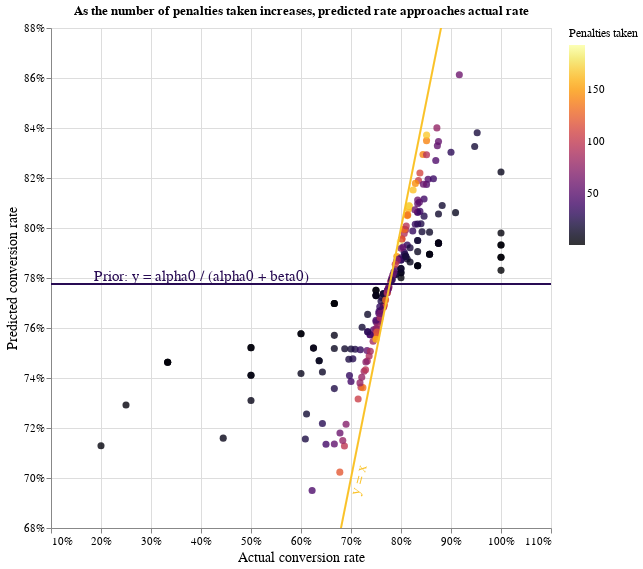

The cell this chart's notebook holds for it:
### Markdown cell above
The process of pulling estimates back towards the average is sometimes referred to as *'shrinkage'*, which is illustrated more clearly in the interactive chart below. Teams with a small number of attempts are pulled back towards the prior estimate (the horizontal line) significantly, whereas teams with > 150 attempts have a predicted conversion rate close to their actual conversion rate (i.e. close to the diagonal line). In other words, more evidence = less shrinkage, and vice versa.

### Code cell
#collapse-hide
teams = teams.assign(predicted_conversion=predicted_conversion(teams['penalties_scored'], teams['penalties_taken']))

# Set colour scheme to update automatically for each chart
scheme = 'inferno'
col1 = matplotlib.colors.to_hex(sns.color_palette(scheme)[0])
col2 = matplotlib.colors.to_hex(sns.color_palette(scheme)[-1])

# Create an interactive scatter plot from teams showing predicted and actual conversion rate
selection = alt.selection_single(on='mouseover');
points = alt.Chart(teams).mark_circle(size=50).add_selection(
    selection
    ).encode(
    x=alt.X('conversion_rate', scale=alt.Scale(domain=(0.1, 1.1)), axis=alt.Axis(format='%', title='Actual conversion rate')),
    y=alt.X('predicted_conversion', scale=alt.Scale(domain=(0.685, 0.875)), axis=alt.Axis(format='%', title='Predicted conversion rate')),
    color=alt.condition(selection, 'penalties_taken:Q', alt.value('grey'),
                        legend=alt.Legend(title='Penalties taken'),
                        scale=alt.Scale(scheme=scheme)),
    opacity=alt.condition(selection, alt.value(0.8), alt.value(0.1)),
    tooltip=['team', 'penalties_scored', 'penalties_taken', 
             alt.Tooltip('conversion_rate', format='.2%'),
             alt.Tooltip('predicted_conversion', format='.2%')]
).interactive().properties(
    width=500,
    height=500,
    title='As the number of penalties taken increases, predicted rate approaches actual rate'
)

# Add horizontal line at y = alpha0 / (alpha0 + beta0)
overlayh = pd.DataFrame({'y': [prior]})
hline = alt.Chart(overlayh).mark_rule(color=col1, strokeWidth=2).encode(y='y:Q')
overlayhtext = pd.DataFrame({'x': [0.4], 'y': [prior], 'text': ['Prior: y = alpha0 / (alpha0 + beta0)']})
htext = alt.Chart(overlayhtext).mark_text(color=col1, fontSize=15, baseline='bottom').encode(alt.X('x:Q'), alt.Y('y:Q'), alt.Text('text'))

# Add diagonal line at y = x
overlayd = pd.DataFrame({'x': [-5, 0.7, 5], 'y': [-5, 0.7, 5], 'text': ['', 'y = x', '']})
dline = alt.Chart(overlayd).mark_line(color=col2, strokeWidth=2).encode(x='x:Q', y='y:Q')
dtext = alt.Chart(overlayd).mark_text(color=col2, fontSize=15, angle=285, baseline='top').encode(alt.X('x:Q'), alt.Y('y:Q'), alt.Text('text'))
alt.layer(points, hline, htext, dline, dtext
).configure_header(
    titleFontSize=20,
    titleFontWeight='normal'
).configure_axis(
    labelFontSize=11,
    titleFontSize=14,
    titleFontWeight='normal'
).configure_legend(
    labelFontSize=11,
    titleFontSize=12,
    titleFontWeight='normal'
)

### Figure 1 — Vega-Lite specification as saved in the notebook (floating-point values rounded to 4 significant figures; data arrays with more than 128 entries replaced by an {"elided": "..."} marker saying what was removed)
{"config": {"view": {"continuousWidth": 400, "continuousHeight": 300}, "axis": {"labelFontSize": 11, "titleFontSize": 14, "titleFontWeight": "normal"}, "header": {"titleFontSize": 20, "titleFontWeight": "normal"}, "legend": {"labelFontSize": 11, "titleFontSize": 12, "titleFontWeight": "normal"}}, "layer": [{"data": {"name": "data-5cafc035a4b785aa5a9244defa38125d"}, "mark": {"type": "circle", "size": 50}, "encoding": {"color": {"condition": {"type": "quantitative", "field": "penalties_taken", "legend": {"title": "Penalties taken"}, "scale": {"scheme": "inferno"}, "selection": "selector003"}, "value": "grey"}, "opacity": {"condition": {"value": 0.8, "selection": "selector003"}, "value": 0.1}, "tooltip": [{"type": "nominal", "field": "team"}, {"type": "quantitative", "field": "penalties_scored"}, {"type": "quantitative", "field": "penalties_taken"}, {"type": "quantitative", "field": "conversion_rate", "format": ".2%"}, {"type": "quantitative", "field": "predicted_conversion", "format": ".2%"}], "x": {"type": "quantitative", "axis": {"format": "%", "title": "Actual conversion rate"}, "field": "conversion_rate", "scale": {"domain": [0.1, 1.1]}}, "y": {"type": "quantitative", "axis": {"format": "%", "title": "Predicted conversion rate"}, "field": "predicted_conversion", "scale": {"domain": [0.685, 0.875]}}}, "height": 500, "selection": {"selector003": {"type": "single", "on": "mouseover"}, "selector004": {"type": "interval", "bind": "scales", "encodings": ["x", "y"]}}, "title": "As the number of penalties taken increases, predicted rate approaches actual rate", "width": 500}, {"data": {"name": "data-a2dac47a8e8ee16c9c3fa6429ed5a9e2"}, "mark": {"type": "rule", "color": "#280b53", "strokeWidth": 2}, "encoding": {"y": {"type": "quantitative", "field": "y"}}}, {"data": {"name": "data-908bc6c738a73f27fc5e0de478cb8b86"}, "mark": {"type": "text", "baseline": "bottom", "color": "#280b53", "fontSize": 15}, "encoding": {"text": {"type": "nominal", "field": "text"}, "x": {"type": "quantitative", "field": "x"}, "y": {"type": "quantitative", "field": "y"}}}, {"data": {"name": "data-22589508794e28536202bb75a21f67b1"}, "mark": {"type": "line", "color": "#fac228", "strokeWidth": 2}, "encoding": {"x": {"type": "quantitative", "field": "x"}, "y": {"type": "quantitative", "field": "y"}}}, {"data": {"name": "data-22589508794e28536202bb75a21f67b1"}, "mark": {"type": "text", "angle": 285, "baseline": "top", "color": "#fac228", "fontSize": 15}, "encoding": {"text": {"type": "nominal", "field": "text"}, "x": {"type": "quantitative", "field": "x"}, "y": {"type": "quantitative", "field": "y"}}}], "$schema": "https://vega.github.io/schema/vega-lite/v4.8.1.json", "datasets": {"data-5cafc035a4b785aa5a9244defa38125d": {"elided": "214 records"}, "data-a2dac47a8e8ee16c9c3fa6429ed5a9e2": [{"y": 0.7776}], "data-908bc6c738a73f27fc5e0de478cb8b86": [{"x": 0.4, "y": 0.7776, "text": "Prior: y = alpha0 / (alpha0 + beta0)"}], "data-22589508794e28536202bb75a21f67b1": [{"x": -5.0, "y": -5.0, "text": ""}, {"x": 0.7, "y": 0.7, "text": "y = x"}, {"x": 5.0, "y": 5.0, "text": ""}]}}
